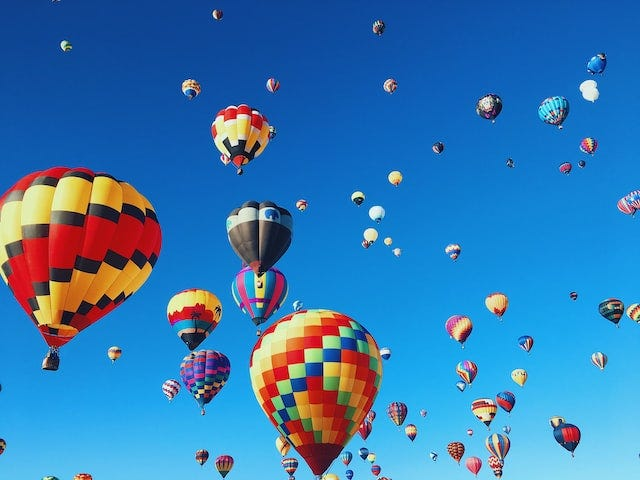
#> input picture Semester 1/FCV/P1/images/balloon.jpg, 640 x 480 px
$ python Cap2.py
#> lines starting #> are read from the running program, lines starting #| are printed output that depends on the picture
# FCV C2 examples
# Dan Pescaru, 2021
import cv2
import numpy as np
import tkinter.filedialog
from matplotlib import pyplot as plt

ex = 5
img = []

def pickColor(event, x, y, flags, param):
    if event == cv2.EVENT_LBUTTONDOWN:
        pix = imgBGR_new[y, x]
        print(pix, 'at ', x, ', ',y)

root = tkinter.Tk()
img_file = tkinter.filedialog.askopenfilename(initialdir=".", title="Select image file", filetypes=(("Image files", "*.jpg;*.png"), ("all files", "*.*")))
#> the answer given: ../P1/images/balloon.jpg
root.destroy()

#Histograms
if(ex==1):
    imgBGR = cv2.imread(img_file)  # read a color image
    imgGray = cv2.cvtColor(imgBGR, cv2.COLOR_BGR2GRAY)
    hist = cv2.calcHist([imgGray],[0],None,[256],[0,256])
    color = ('b','g','r')
    histrB = cv2.calcHist([imgBGR],[0],None,[256],[0,256])
    histrG = cv2.calcHist([imgBGR],[1],None,[256],[0,256])
    histrR = cv2.calcHist([imgBGR],[2],None,[256],[0,256])

    #plt.subplot(221), plt.imshow(imgBGR)
    plt.subplot(221), plt.imshow(cv2.cvtColor(imgBGR, cv2.COLOR_BGR2RGB))
    plt.subplot(222), plt.plot(histrR,'r'), plt.plot(histrG,'g'), plt.plot(histrB,'b')
    plt.subplot(223), plt.imshow(imgGray, 'gray')
    plt.subplot(224), plt.plot(hist)
    plt.show()
    exit()

# Contrast and Bightness
if(ex==2):
    img = cv2.imread(img_file)  # read grayscale image
    print(img.shape)
    hist = cv2.calcHist([img],[0],None,[256],[0,256])
    contrast = 1.5 #1.5 #0.5 #1.3 #0.5
    brightness = -100 #-100 #-50 #-150
    imgA = img.copy()
    imgA = imgA.astype('float32')
    imgA = (imgA*contrast + brightness).clip(0.0,255.0)
    imgA = imgA.astype('uint8')
    histA = cv2.calcHist([imgA],[0],None,[256],[0,256])
    cv2.imshow('image orig',img)
    cv2.imshow('image axI+b',imgA)
    plt.subplot(121), plt.plot(hist)
    plt.subplot(122), plt.plot(histA)
    plt.show()
    exit()

# Chanel point processings
if(ex==3):
    imgBGR = cv2.imread(img_file)  # read a color image
    cv2.namedWindow("image")
    cv2.setMouseCallback("image", pickColor)
    cv2.imshow('image orig',imgBGR)

    # grayscale
    imgBGR_new = cv2.cvtColor(imgBGR, cv2.COLOR_BGR2RGB)
    imgBGR_new=imgBGR_new.astype('uint8')
    cv2.putText(imgBGR_new,'RGB/BGR switch',(10,20), cv2.FONT_HERSHEY_PLAIN, 1,(0,0,127),1)
    cv2.imshow('image',imgBGR_new)
    cv2.waitKey(0)

    # color changes
    alpha = 1.7
    imgBGR_new = imgBGR.copy()
    imgBGR_new[:, :, 0] = (imgBGR_new[:, :, 0] * alpha).clip(0,255)
    imgBGR_new=imgBGR_new.astype('uint8')
    cv2.putText(imgBGR_new,'Blue + 70%',(10,20), cv2.FONT_HERSHEY_PLAIN, 1,(0,0,127),1)
    cv2.imshow('image',imgBGR_new)
    cv2.waitKey(0)

    alpha = 1.7
    imgBGR_new = imgBGR.copy()
    imgBGR_new[:, :, 1] = (imgBGR_new[:, :, 1] * alpha).clip(0,255)
    imgBGR_new=imgBGR_new.astype('uint8')
    cv2.putText(imgBGR_new,'Green + 70%',(10,20), cv2.FONT_HERSHEY_PLAIN, 1,(0,0,127),1)
    cv2.imshow('image',imgBGR_new)
    cv2.waitKey(0)

    alpha = 1.7
    imgBGR_new = imgBGR.copy()
    imgBGR_new[:, :, 2] = (imgBGR_new[:, :, 2] * alpha).clip(0,255)
    imgBGR_new=imgBGR_new.astype('uint8')
    cv2.putText(imgBGR_new,'Red + 70%',(10,20), cv2.FONT_HERSHEY_PLAIN, 1,(0,0,127),1)
    cv2.imshow('image',imgBGR_new)
    cv2.waitKey(0)

    imgHSV = cv2.cvtColor(imgBGR, cv2.COLOR_BGR2HSV)
    alpha = 1.7
    imgBGR_new  = imgHSV.copy()
    imgBGR_new[:, :, 0] = (imgBGR_new[:, :, 0] * alpha).clip(0,255)
    imgBGR_new=imgBGR_new.astype('uint8')
    imgBGR_new = cv2.cvtColor(imgBGR_new, cv2.COLOR_HSV2BGR)
    cv2.putText(imgBGR_new,'H + 70%',(10,20), cv2.FONT_HERSHEY_PLAIN, 1,(0,0,127),1)
    cv2.imshow('image',imgBGR_new)
    cv2.waitKey(0)

    imgHSV = cv2.cvtColor(imgBGR, cv2.COLOR_BGR2HSV)
    alpha = 100
    imgBGR_new  = imgHSV.copy()
    imgBGR_new[:, :, 0] = (imgBGR_new[:, :, 0] + alpha).clip(0,255)
    imgBGR_new=imgBGR_new.astype('uint8')
    imgBGR_new = cv2.cvtColor(imgBGR_new, cv2.COLOR_HSV2BGR)
    cv2.putText(imgBGR_new,'H + 100',(10,20), cv2.FONT_HERSHEY_PLAIN, 1,(0,0,127),1)
    cv2.imshow('image',imgBGR_new)
    cv2.waitKey(0)

    imgHSV = cv2.cvtColor(imgBGR, cv2.COLOR_BGR2HSV)
    alpha = 0.7 #=> go to red
    imgBGR_new  = imgHSV.copy()
    imgBGR_new[:, :, 0] = (imgBGR_new[:, :, 0] * alpha).clip(0,255)
    imgBGR_new=imgBGR_new.astype('uint8')
    imgBGR_new = cv2.cvtColor(imgBGR_new, cv2.COLOR_HSV2BGR)
    cv2.putText(imgBGR_new,'H - 30%',(10,20), cv2.FONT_HERSHEY_PLAIN, 1,(0,0,127),1)
    cv2.imshow('image',imgBGR_new)
    cv2.waitKey(0)

    alpha = 0.5
    imgBGR_new  = imgHSV.copy()
    imgBGR_new[:, :, 1] = (imgBGR_new[:, :, 1] * alpha).clip(0,255)
    imgBGR_new=imgBGR_new.astype('uint8')
    imgBGR_new = cv2.cvtColor(imgBGR_new, cv2.COLOR_HSV2BGR)
    cv2.putText(imgBGR_new,'S - 50%',(10,20), cv2.FONT_HERSHEY_PLAIN, 1,(0,0,127),1)
    cv2.imshow('image',imgBGR_new)
    cv2.waitKey(0)

    alpha = 1.5
    imgBGR_new  = imgHSV.copy()
    imgBGR_new[:, :, 1] = (imgBGR_new[:, :, 1] * alpha).clip(0,255)
    imgBGR_new=imgBGR_new.astype('uint8')
    imgBGR_new = cv2.cvtColor(imgBGR_new, cv2.COLOR_HSV2BGR)
    cv2.putText(imgBGR_new,'S + 50%',(10,20), cv2.FONT_HERSHEY_PLAIN, 1,(0,0,127),1)
    cv2.imshow('image',imgBGR_new)
    cv2.waitKey(0)

    alpha = 0.5
    imgBGR_new  = imgHSV.copy()
    imgBGR_new[:, :, 2] = (imgBGR_new[:, :, 2] * alpha).clip(0,255)
    imgBGR_new=imgBGR_new.astype('uint8')
    imgBGR_new = cv2.cvtColor(imgBGR_new, cv2.COLOR_HSV2BGR)
    cv2.putText(imgBGR_new,'V - 50%',(10,20), cv2.FONT_HERSHEY_PLAIN, 1,(0,0,127),1)
    cv2.imshow('image',imgBGR_new)
    cv2.waitKey(0)

    alpha = 1.5
    imgBGR_new  = imgHSV.copy()
    imgBGR_new[:, :, 2] = (imgBGR_new[:, :, 2] * alpha).clip(0,255)
    imgBGR_new=imgBGR_new.astype('uint8')
    imgBGR_new = cv2.cvtColor(imgBGR_new, cv2.COLOR_HSV2BGR)
    cv2.putText(imgBGR_new,'V + 50%',(10,20), cv2.FONT_HERSHEY_PLAIN, 1,(0,0,127),1)
    cv2.imshow('image',imgBGR_new)
    cv2.waitKey(0)
    cv2.destroyAllWindows()
    exit()


# Gamma correction
if(ex==4):
    img = cv2.imread(img_file)  # read grayscale image
    hist = cv2.calcHist([img],[0],None,[256],[0,256])
    gamma = 1.2
    imgA = img.copy()
    invGamma = 1.0 / gamma
    # computing lookup table for gamma correction
    table = np.array([((i / 255.0) ** invGamma) * 255 for i in np.arange(0, 256)]).astype("uint8")
    # apply gamma correction using the lookup table
    imgA = cv2.LUT(imgA, table)
    histA = cv2.calcHist([imgA],[0],None,[256],[0,256])
    cv2.imshow('image orig',img)
    cv2.imshow('image gamma',imgA)
    plt.subplot(121), plt.plot(hist)
    plt.subplot(122), plt.plot(histA)
    plt.show()
    exit()


# filters
if(ex==5):
    imgBGR = cv2.imread(img_file)  # read a color image
#> imgBGR is the input picture: shape (480, 640, 3); mean B, G, R 178.8, 122.2, 53.2
    k = np.array([[-1,-1,-1], [-1, 8,-1], [-1,-1,-1]])
    kG = (1/16) * np.array([[1,2,1], [2, 4, 2], [1, 2, 1]])
    kV = np.array([[0, 0, 0], [-1, 1, 0], [0, 0, 0]])
    kH = np.array([[0,-1, 0], [0, 1, 0], [0, 0, 0]])
    kS = np.array([[-1,-1,-1], [-1, 9,-1], [-1,-1,-1]])
    kC = np.array([[1,-2, 1], [-2, 4,-2], [1,-2, 1]])
    cv2.imshow('Original', imgBGR)
    img = cv2.filter2D(imgBGR, -1, k)    # -1 result has the same depth as the source
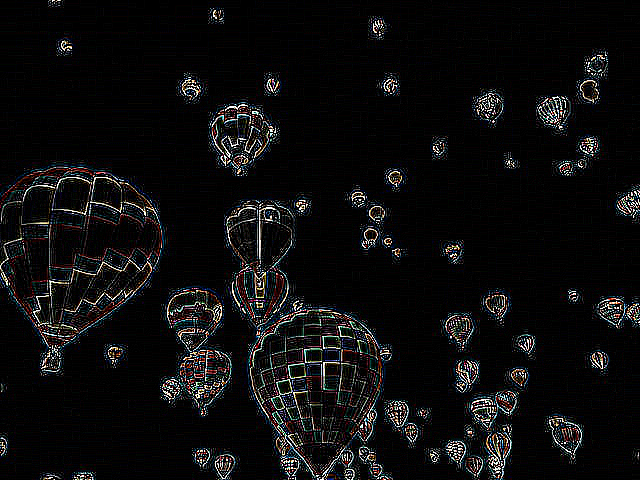
#> img: shape (480, 640, 3); mean B, G, R 13.8, 13.5, 13.9
    cv2.imshow('Edges', cv2. bitwise_not(img))
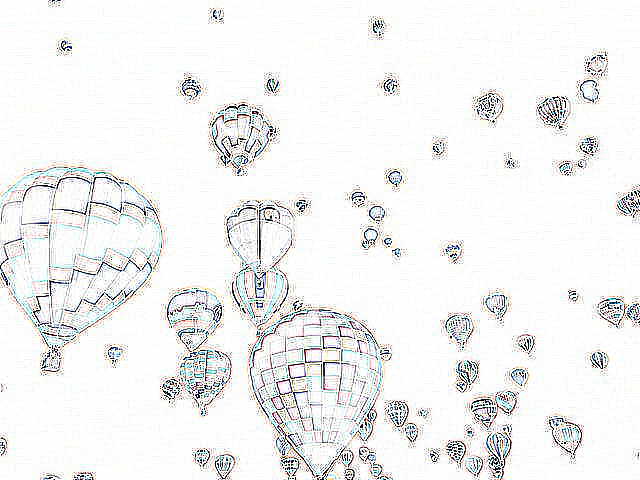
#> window 'Edges': shape (480, 640, 3); mean B, G, R 241.2, 241.5, 241.1
    imgG = cv2.filter2D(imgBGR, -1, kG)
    cv2.imshow('Gauss Blur', imgG)
    imgV = cv2.filter2D(imgBGR, -1, kV)
    cv2.imshow('Vertical Edges', cv2. bitwise_not(imgV))
    imgH = cv2.filter2D(imgBGR, -1, kH)
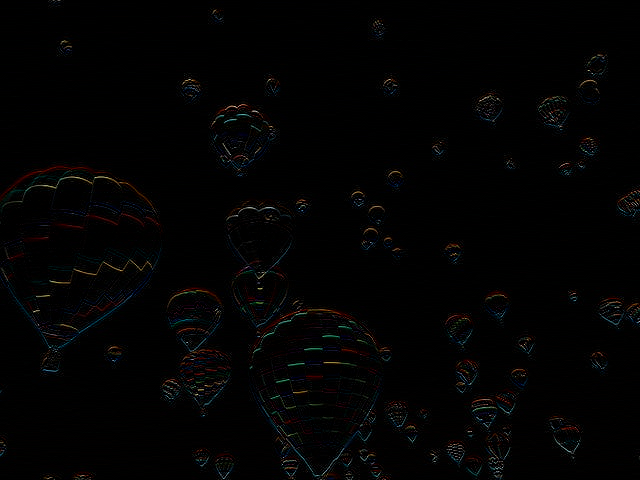
#> imgH: shape (480, 640, 3); mean B, G, R 2.5, 2.5, 2.7
    cv2.imshow('Horizontal Edges', cv2. bitwise_not(imgH))
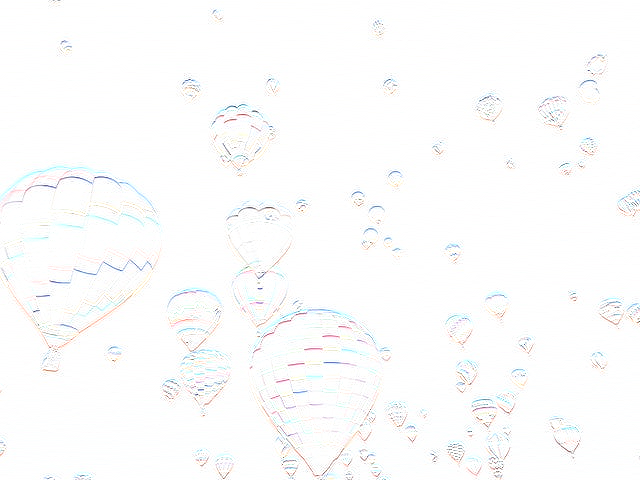
#> window 'Horizontal Edges': shape (480, 640, 3); mean B, G, R 252.5, 252.5, 252.3
    imgS = cv2.filter2D(imgBGR, -1, kS)
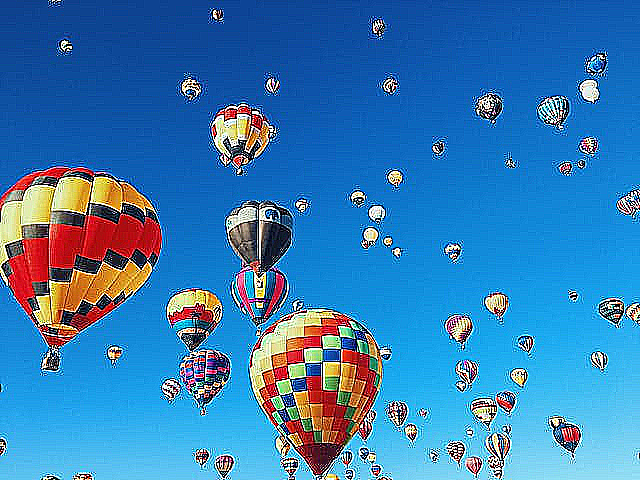
#> imgS: shape (480, 640, 3); mean B, G, R 179.4, 124.1, 55.1
    cv2.imshow('Sharpening', imgS)
    imgC = cv2.filter2D(imgBGR, -1, kC)
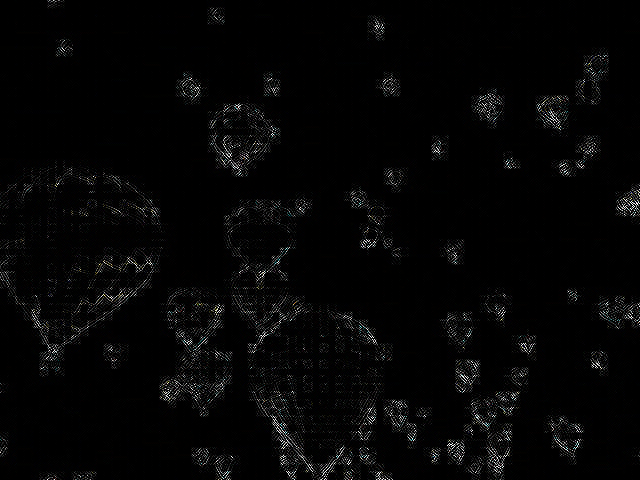
#> imgC: shape (480, 640, 3); mean B, G, R 5.5, 5.5, 5.5
    cv2.imshow('Corners', cv2. bitwise_not(imgC))
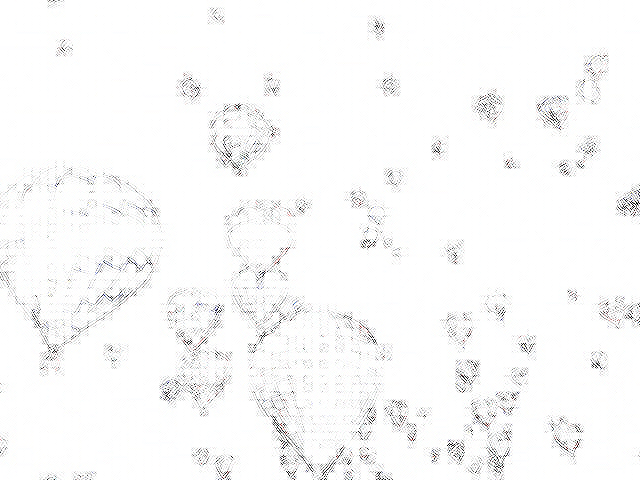
#> window 'Corners': shape (480, 640, 3); mean B, G, R 249.5, 249.5, 249.5
    cv2.waitKey(0)
    exit()
#> (the program exits here)

$ run again, on Semester 1/FCV/P1/images/forest.jpg
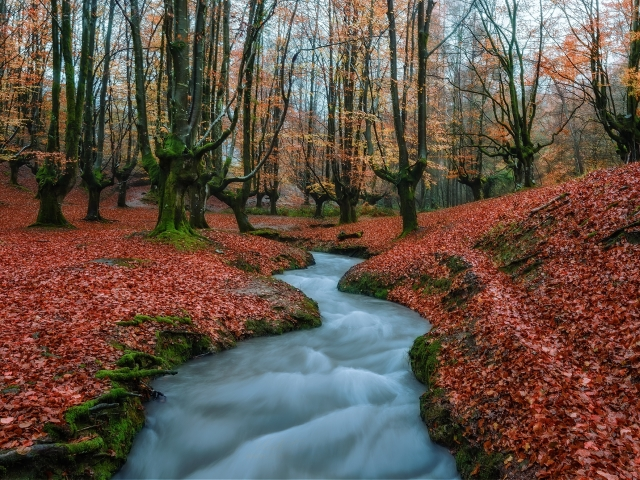
#> input picture Semester 1/FCV/P1/images/forest.jpg, 640 x 480 px
#> imgBGR is the input picture: shape (480, 640, 3); mean B, G, R 71.9, 82.8, 99.3
#> `imgC = cv2.filter2D(imgBGR, -1, kC)`:
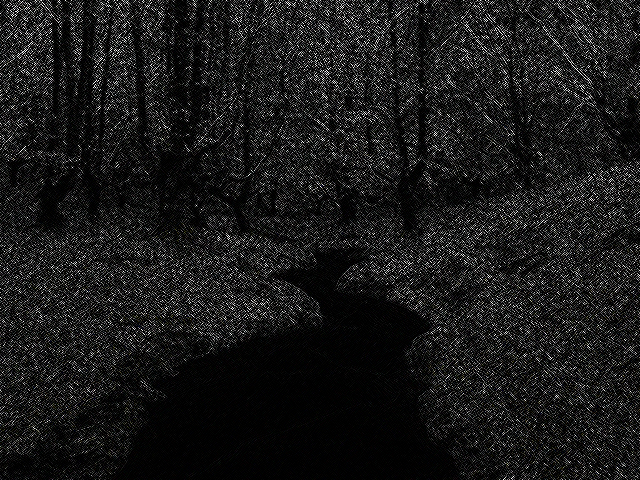
#> imgC: shape (480, 640, 3); mean B, G, R 26, 26, 26.1
#> `cv2.imshow('Corners', cv2. bitwise_not(imgC))`:
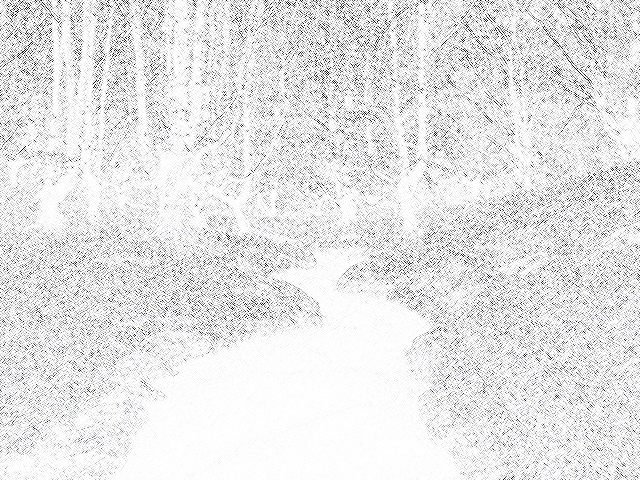
#> window 'Corners': shape (480, 640, 3); mean B, G, R 229, 229, 228.9

$ run again, on Semester 1/FCV/P1/images/house.jpg
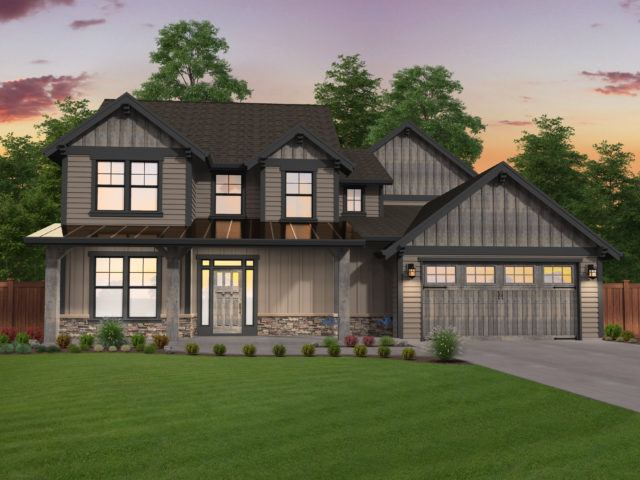
#> input picture Semester 1/FCV/P1/images/house.jpg, 640 x 480 px
#> imgBGR is the input picture: shape (480, 640, 3); mean B, G, R 85.7, 106.1, 107.3
#> `imgC = cv2.filter2D(imgBGR, -1, kC)`:
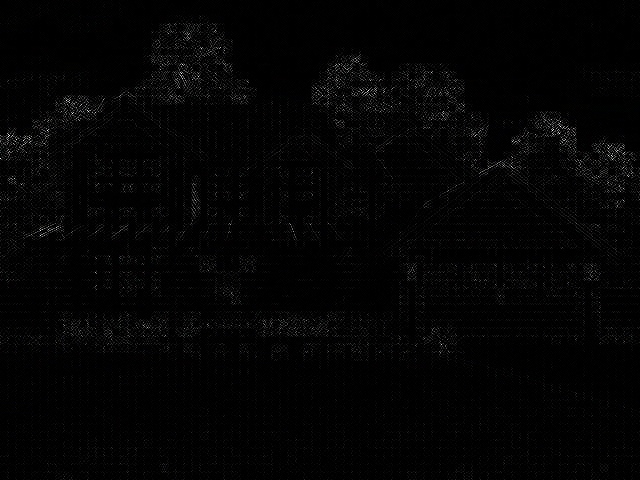
#> imgC: shape (480, 640, 3); mean B, G, R 4, 3.9, 3.9
#> `cv2.imshow('Corners', cv2. bitwise_not(imgC))`:
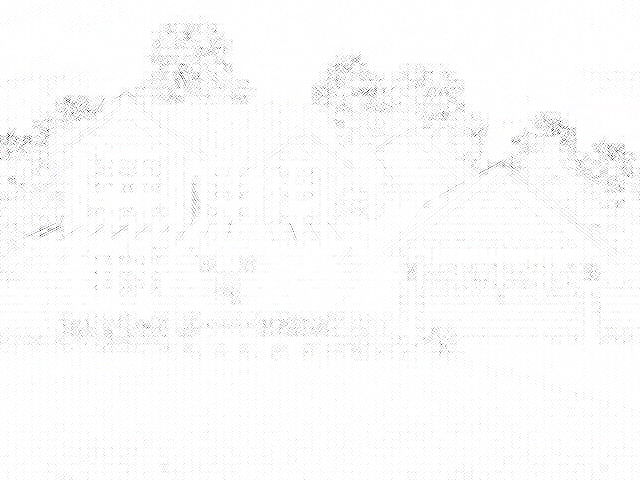
#> window 'Corners': shape (480, 640, 3); mean B, G, R 251, 251.1, 251.1

$ run again, on Semester 1/FCV/P1/images/sunset.jpg
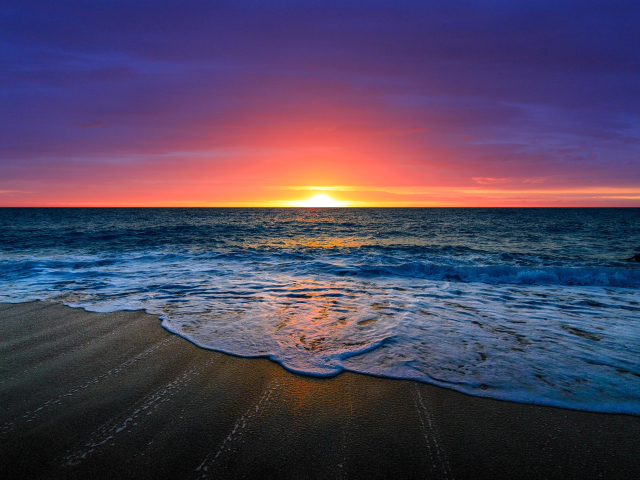
#> input picture Semester 1/FCV/P1/images/sunset.jpg, 640 x 480 px
#> imgBGR is the input picture: shape (480, 640, 3); mean B, G, R 94.3, 68.2, 79.1
#> `cv2.imshow('Corners', cv2. bitwise_not(imgC))`:
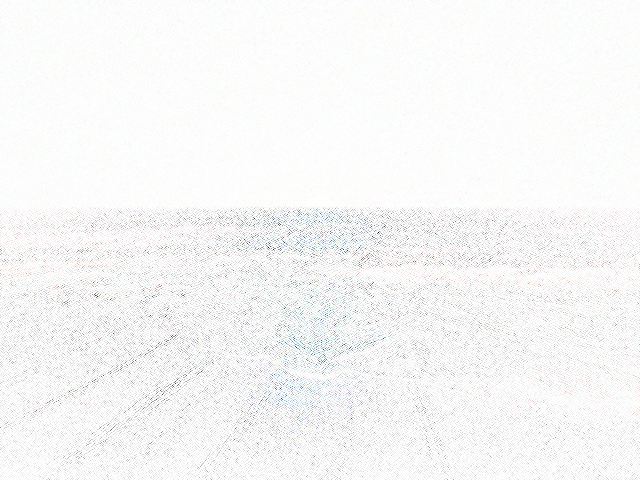
#> window 'Corners': shape (480, 640, 3); mean B, G, R 246.9, 247.2, 247
